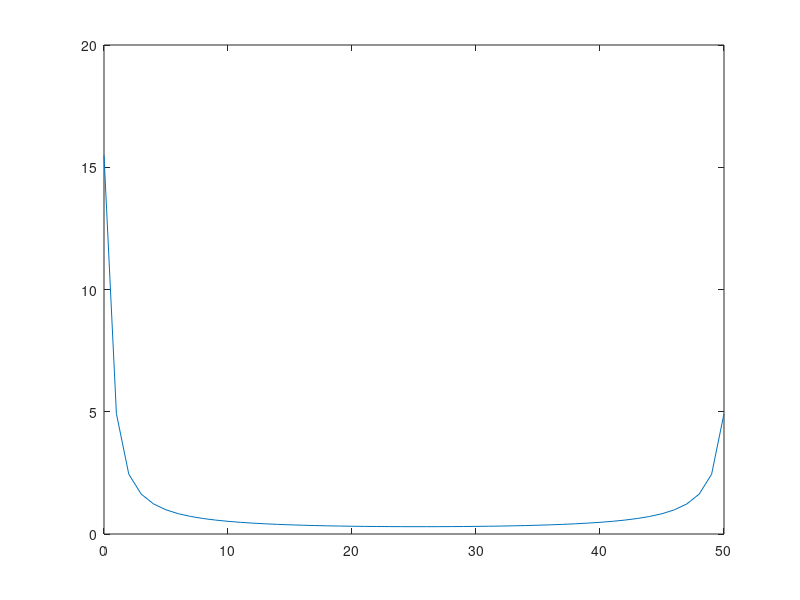
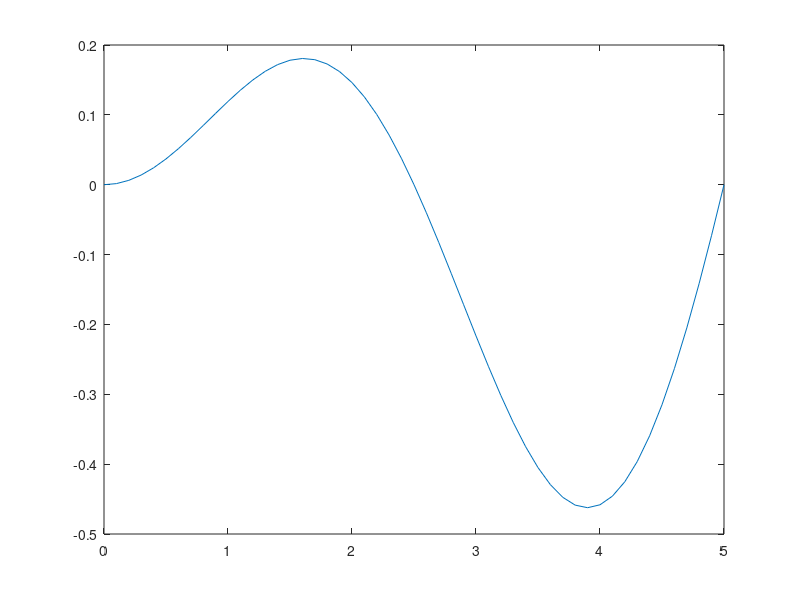
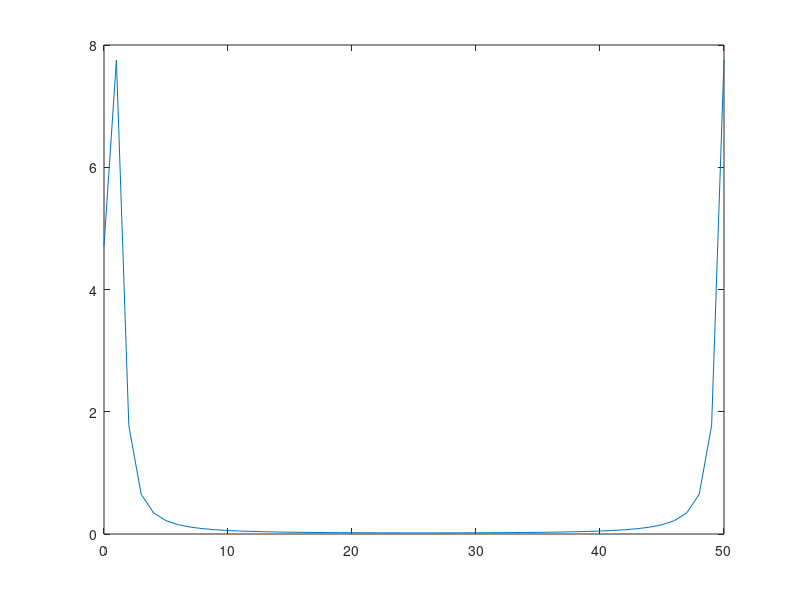
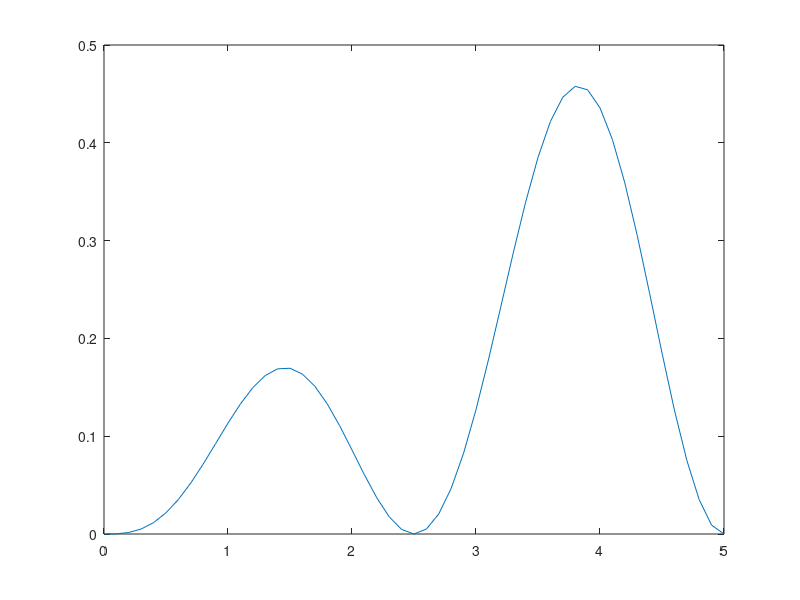

Reproduce these figures in MATLAB, in order.

clear all 
f = 200;
fs = 10000 ;
t = [ 0 : 0.1 : 5 ];
x = sin(2 * pi * f/fs * t) ;

xfft = fft(x);
t3 = (0:length(xfft)-1*50/length(xfft));
figure(1);
plot(t3,abs(xfft))

fp = 2000;
p = sin(2 * pi * fp/fs * t) ;

a = x .* p ;
figure(2);
plot (t,a ) ;

afft = fft(a);
t1 = (0:length(afft)-1*50/length(afft));
figure(3);
plot(t1,abs(afft))

b = a .* p ;
figure(4);
plot (t,b ) ;

bfft = fft(b);
t2 = (0:length(bfft)-1*50/length(bfft));
figure(5);
plot(t2,abs(bfft))
